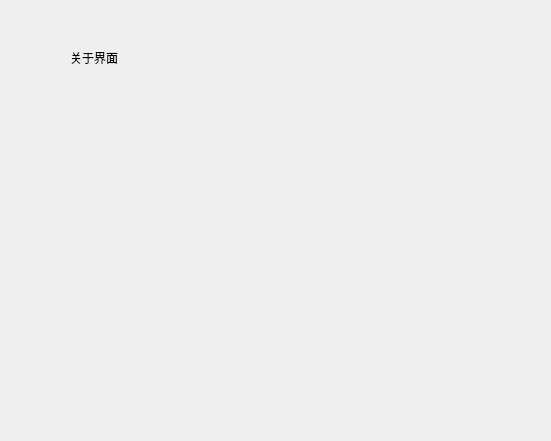
<?xml version="1.0" encoding="UTF-8"?>
<ui version="4.0">
 <class>HelpAboutDesign</class>
 <widget class="QWidget" name="HelpAboutDesign">
  <property name="geometry">
   <rect>
    <x>0</x>
    <y>0</y>
    <width>551</width>
    <height>441</height>
   </rect>
  </property>
  <property name="windowTitle">
   <string>Form</string>
  </property>
  <widget class="QLabel" name="label">
   <property name="geometry">
    <rect>
     <x>70</x>
     <y>50</y>
     <width>72</width>
     <height>15</height>
    </rect>
   </property>
   <property name="text">
    <string>关于界面</string>
   </property>
  </widget>
 </widget>
 <resources/>
 <connections/>
</ui>
